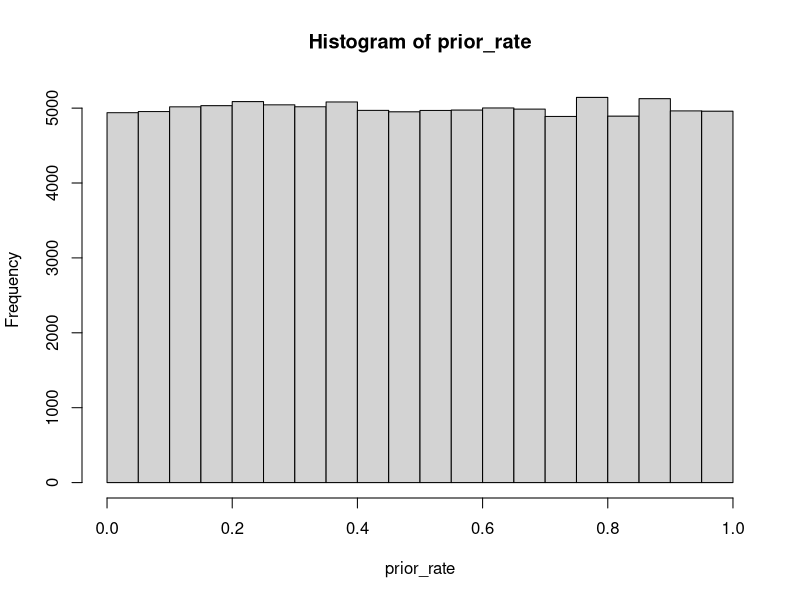
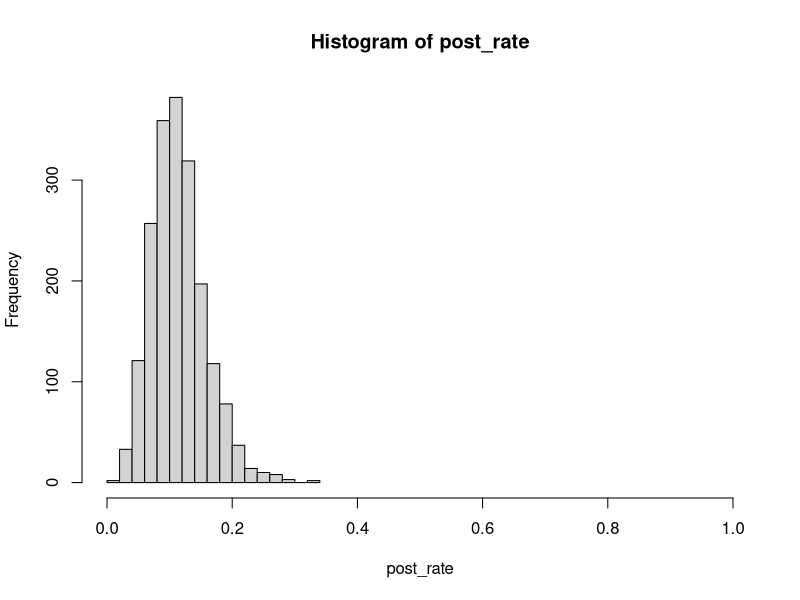
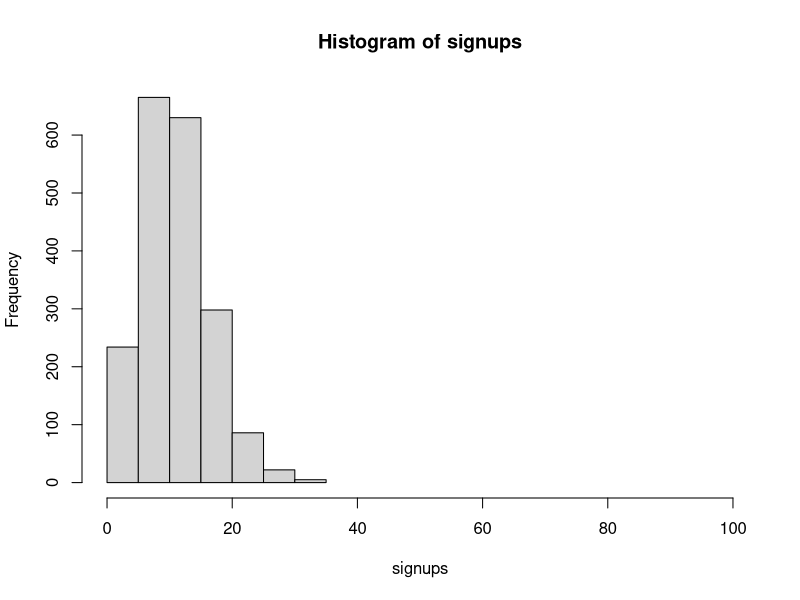
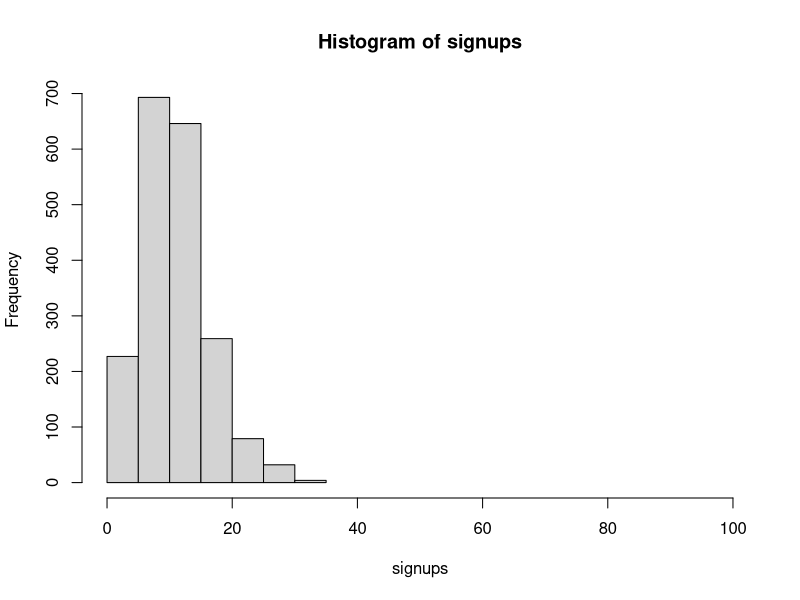

Source code (R) for these figures, in order:
# Setup: Marketing conducted a marketing test which we will call A.
# They sent out 16 emails got 6 subscriptions.
# What should we expect the signups to be on a large scale
num_pos <- 5
data_n <- 50
num_pos/data_n

# Number of draws from the prior
n_draws <- 100000

prior_rate <- runif(n_draws, 0, 1)
hist(prior_rate, xlim = c(0,1))

# Define the generative model
gen_model <- function(rate) {
    subscribers <- rbinom(1, size = data_n, prob = rate)
    subscribers
}

# Simulating the data
subscribers <- rep(NA, n_draws)

for(i in 1:n_draws) {
    subscribers[i] <- gen_model(prior_rate[i])
}

# Filtering out those parameter values that don't result in the
# data we observed
post_rate <- prior_rate[subscribers == num_pos]

# Check there are enough examples left
length(post_rate)

hist(post_rate, xlim = c(0, 1))

mean(post_rate)

quantile(post_rate)


quantile(post_rate, c(0.025, 0.975))

# Probability method A is better than the existing method with a success rate of 0.2
sum(post_rate > 0.2)/length(post_rate)

# If method A was used on 100 people what would be the expected number of sign-ups?

signups <- rep(NA, length(post_rate))

for(i in 1:length(post_rate)) {
    signups[i] <- rbinom(n = 1, size = 100, prob = post_rate[i])
}

hist(signups, xlim = c(0, 100))
# rbinom is vectorised so we can write:
signups <- rbinom(length(post_rate), size = 100, prob = post_rate)

hist(signups, xlim = c(0, 100))

quantile(signups)

# What are the chances conversions will be less than 0.05?
sum(post_rate < 0.05)/length(post_rate)
